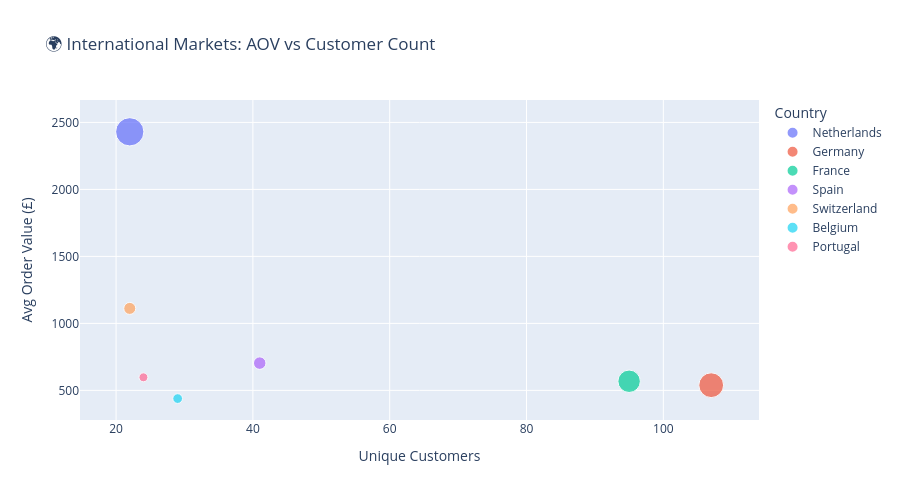

The cell this chart's notebook holds for it:
### Code cell
query_country_perf = """
SELECT 
    "Country",
    COUNT(DISTINCT "CustomerID") AS customers,
    COUNT(DISTINCT "Invoice") AS orders,
    ROUND(SUM("TotalAmount")::numeric, 2) AS revenue,
    ROUND((SUM("TotalAmount") / COUNT(DISTINCT "Invoice"))::numeric, 2) AS aov
FROM retail_transactions
GROUP BY "Country"
HAVING COUNT(DISTINCT "CustomerID") >= 20
ORDER BY revenue DESC
LIMIT 15;
"""

df_country_perf = run_query(query_country_perf)
print(df_country_perf.to_string(index=False))

df_intl = df_country_perf[df_country_perf['Country'] != 'United Kingdom'].head(10)

if len(df_intl) > 0:
    fig = px.scatter(
        df_intl,
        x='customers',
        y='aov',
        size='revenue',
        color='Country',
        title='🌍 International Markets: AOV vs Customer Count',
        labels={'customers': 'Unique Customers', 'aov': 'Avg Order Value (£)'}
    )
    fig.update_layout(height=500)
    fig.show()
else:
    print("⚠️ No international markets with ≥20 customers found.")

### Figure 1 — Plotly figure (JSON) as saved in the notebook; plotly's stock layout.template omitted (floating-point values rounded to 4 significant figures)
{"data": [{"hovertemplate": "Country=Netherlands<br>Unique Customers=%{x}<br>Avg Order Value (£)=%{y}<br>revenue=%{marker.size}<extra></extra>", "legendgroup": "Netherlands", "marker": {"color": "#636efa", "size": [554000.0], "sizemode": "area", "sizeref": 1385.0, "symbol": "circle"}, "mode": "markers", "name": "Netherlands", "orientation": "v", "showlegend": true, "type": "scatter", "x": [22], "xaxis": "x", "y": [2430.0], "yaxis": "y"}, {"hovertemplate": "Country=Germany<br>Unique Customers=%{x}<br>Avg Order Value (£)=%{y}<br>revenue=%{marker.size}<extra></extra>", "legendgroup": "Germany", "marker": {"color": "#EF553B", "size": [425000.0], "sizemode": "area", "sizeref": 1385.0, "symbol": "circle"}, "mode": "markers", "name": "Germany", "orientation": "v", "showlegend": true, "type": "scatter", "x": [107], "xaxis": "x", "y": [538.7], "yaxis": "y"}, {"hovertemplate": "Country=France<br>Unique Customers=%{x}<br>Avg Order Value (£)=%{y}<br>revenue=%{marker.size}<extra></extra>", "legendgroup": "France", "marker": {"color": "#00cc96", "size": [348800.0], "sizemode": "area", "sizeref": 1385.0, "symbol": "circle"}, "mode": "markers", "name": "France", "orientation": "v", "showlegend": true, "type": "scatter", "x": [95], "xaxis": "x", "y": [568.0], "yaxis": "y"}, {"hovertemplate": "Country=Spain<br>Unique Customers=%{x}<br>Avg Order Value (£)=%{y}<br>revenue=%{marker.size}<extra></extra>", "legendgroup": "Spain", "marker": {"color": "#ab63fa", "size": [108300.0], "sizemode": "area", "sizeref": 1385.0, "symbol": "circle"}, "mode": "markers", "name": "Spain", "orientation": "v", "showlegend": true, "type": "scatter", "x": [41], "xaxis": "x", "y": [703.5], "yaxis": "y"}, {"hovertemplate": "Country=Switzerland<br>Unique Customers=%{x}<br>Avg Order Value (£)=%{y}<br>revenue=%{marker.size}<extra></extra>", "legendgroup": "Switzerland", "marker": {"color": "#FFA15A", "size": [100100.0], "sizemode": "area", "sizeref": 1385.0, "symbol": "circle"}, "mode": "markers", "name": "Switzerland", "orientation": "v", "showlegend": true, "type": "scatter", "x": [22], "xaxis": "x", "y": [1112.0], "yaxis": "y"}, {"hovertemplate": "Country=Belgium<br>Unique Customers=%{x}<br>Avg Order Value (£)=%{y}<br>revenue=%{marker.size}<extra></extra>", "legendgroup": "Belgium", "marker": {"color": "#19d3f3", "size": [65390.0], "sizemode": "area", "sizeref": 1385.0, "symbol": "circle"}, "mode": "markers", "name": "Belgium", "orientation": "v", "showlegend": true, "type": "scatter", "x": [29], "xaxis": "x", "y": [438.8], "yaxis": "y"}, {"hovertemplate": "Country=Portugal<br>Unique Customers=%{x}<br>Avg Order Value (£)=%{y}<br>revenue=%{marker.size}<extra></extra>", "legendgroup": "Portugal", "marker": {"color": "#FF6692", "size": [55550.0], "sizemode": "area", "sizeref": 1385.0, "symbol": "circle"}, "mode": "markers", "name": "Portugal", "orientation": "v", "showlegend": true, "type": "scatter", "x": [24], "xaxis": "x", "y": [597.4], "yaxis": "y"}], "layout": {"height": 500, "legend": {"itemsizing": "constant", "title": {"text": "Country"}, "tracegroupgap": 0}, "title": {"text": "🌍 International Markets: AOV vs Customer Count"}, "xaxis": {"anchor": "y", "domain": [0, 1], "title": {"text": "Unique Customers"}}, "yaxis": {"anchor": "x", "domain": [0, 1], "title": {"text": "Avg Order Value (£)"}}}}
